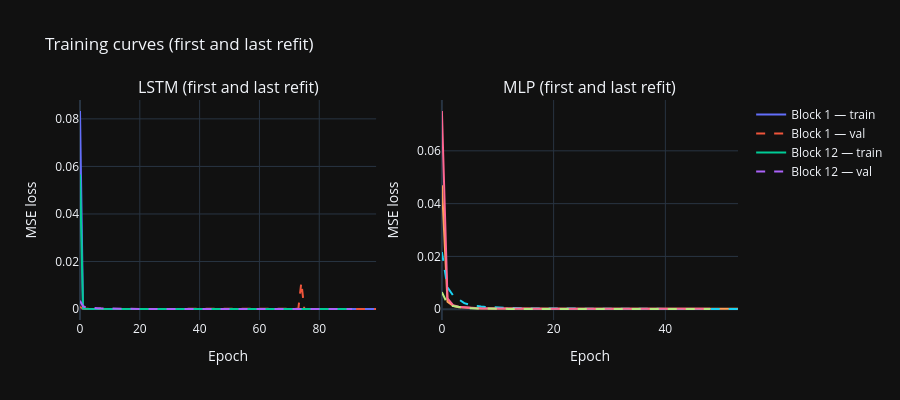

Source (notebook cell):
### Markdown cell above
### Training curves

### Code cell
fig = make_subplots(rows=1, cols=2,
                    subplot_titles=('LSTM (first and last refit)',
                                    'MLP (first and last refit)'))

for col, (histories, label) in enumerate([
    (training_histories_lstm, 'LSTM'),
    (training_histories_mlp,  'MLP'),
], start=1):
    for idx, block_label in [(0, 'Block 1'), (-1, f'Block {n_blocks}')]:
        h = histories[idx]
        fig.add_trace(go.Scatter(
            y=h['loss'], name=f'{block_label} — train',
            mode='lines', line=dict(dash='solid'),
            legendgroup=label, showlegend=(col == 1),
        ), row=1, col=col)
        fig.add_trace(go.Scatter(
            y=h['val_loss'], name=f'{block_label} — val',
            mode='lines', line=dict(dash='dash'),
            legendgroup=label, showlegend=(col == 1),
        ), row=1, col=col)

fig.update_layout(
    template='plotly_dark',
    title='Training curves (first and last refit)',
    height=400,
)
fig.update_xaxes(title_text='Epoch')
fig.update_yaxes(title_text='MSE loss')
fig.show()

first_stopped_lstm = epochs_used_lstm[0]
last_stopped_lstm  = epochs_used_lstm[-1]
last_train_size = test_start + (n_blocks - 1) * REFIT_EVERY

display(Markdown(f"""
LSTM early stopping triggered at epoch {first_stopped_lstm} (first block)
and epoch {last_stopped_lstm} (last block). {'Validation loss stabilised before the epoch ceiling, suggesting the network reached its capacity limit rather than exhausting the training budget.' if max(first_stopped_lstm, last_stopped_lstm) < EPOCHS - PATIENCE else 'The network used most of its epoch budget, suggesting it was still learning. Increasing EPOCHS or PATIENCE may help.'}
The last block trained on {last_train_size:,} sequences, roughly
{last_train_size // lstm_params:.0f}× the LSTM parameter count{'.' if last_train_size // lstm_params >= 20 else ', which is in the data-limited regime for deep learning.'}
"""))
